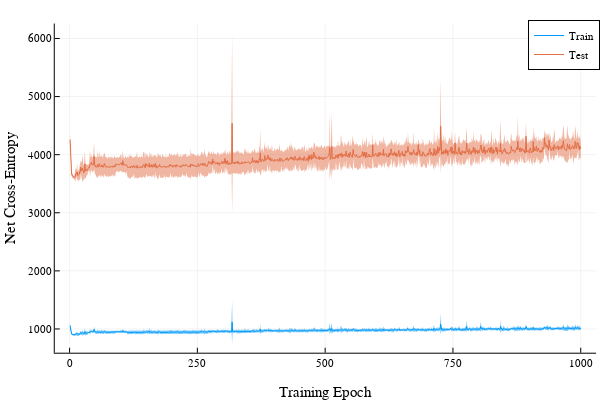

Write notebook code for a chart like this one.
### Code cell
plot_nn_cv_curves(training_results)

### Figure 1 — Plotly figure (JSON) as saved in the notebook; plotly's stock layout.template omitted (floating-point values rounded to 4 significant figures; data arrays with more than 128 entries replaced by an {"elided": "..."} marker saying what was removed)
{"data": [{"colorbar": {"title": ""}, "fill": "tozeroy", "fillcolor": "rgba(0, 154, 250, 0.500)", "legendgroup": "Train", "line": {"color": "rgba(0, 154, 250, 1.000)", "dash": "solid", "shape": "linear", "width": 0}, "mode": "lines", "name": "Train", "showlegend": false, "type": "scatter", "x": {"elided": "2000 int values"}, "xaxis": "x", "y": {"elided": "2000 float values"}, "yaxis": "y", "zmax": null, "zmin": null}, {"colorbar": {"title": ""}, "fillrange": {"elided": "2x1000 float values"}, "legendgroup": "Train", "line": {"color": "rgba(0, 154, 250, 1.000)", "dash": "solid", "shape": "linear", "width": 1}, "mode": "lines", "name": "Train", "showlegend": true, "type": "scatter", "x": {"elided": "1000 int values"}, "xaxis": "x", "y": {"elided": "1000 float values"}, "yaxis": "y", "zmax": null, "zmin": null}, {"colorbar": {"title": ""}, "fill": "tozeroy", "fillcolor": "rgba(227, 111, 71, 0.500)", "legendgroup": "Test", "line": {"color": "rgba(227, 111, 71, 1.000)", "dash": "solid", "shape": "linear", "width": 0}, "mode": "lines", "name": "Test", "showlegend": false, "type": "scatter", "x": {"elided": "2000 int values"}, "xaxis": "x", "y": {"elided": "2000 float values"}, "yaxis": "y", "zmax": null, "zmin": null}, {"colorbar": {"title": ""}, "fillrange": {"elided": "2x1000 float values"}, "legendgroup": "Test", "line": {"color": "rgba(227, 111, 71, 1.000)", "dash": "solid", "shape": "linear", "width": 1}, "mode": "lines", "name": "Test", "showlegend": true, "type": "scatter", "x": {"elided": "1000 int values"}, "xaxis": "x", "y": {"elided": "1000 float values"}, "yaxis": "y", "zmax": null, "zmin": null}], "layout": {"annotations": [], "height": 400, "legend": {"bgcolor": "rgba(255, 255, 255, 1.000)", "bordercolor": "rgba(0, 0, 0, 1.000)", "borderwidth": 1, "font": {"color": "rgba(0, 0, 0, 1.000)", "family": "sans-serif", "size": 11}, "title": {"font": {"color": "rgba(0, 0, 0, 1.000)", "family": "sans-serif", "size": 15}, "text": ""}, "tracegroupgap": 0, "traceorder": "normal", "x": 1, "xanchor": "auto", "y": 1, "yanchor": "auto"}, "margin": {"b": 20, "l": 0, "r": 0, "t": 20}, "paper_bgcolor": "rgba(255, 255, 255, 1.000)", "plot_bgcolor": "rgba(255, 255, 255, 1.000)", "showlegend": true, "width": 600, "xaxis": {"anchor": "y", "domain": [0.09128, 0.9934], "gridcolor": "rgba(0, 0, 0, 0.100)", "gridwidth": 0.5, "linecolor": "rgba(0, 0, 0, 1.000)", "mirror": false, "range": [-28.97, 1030.0], "showgrid": true, "showline": true, "showticklabels": true, "tickangle": 0, "tickcolor": "rgb(0, 0, 0)", "tickfont": {"color": "rgba(0, 0, 0, 1.000)", "family": "sans-serif", "size": 11}, "tickmode": "array", "ticks": "inside", "ticktext": ["0", "250", "500", "750", "1000"], "tickvals": [0, 250, 500, 750, 1000], "title": "Training Epoch", "titlefont": {"color": "rgba(0, 0, 0, 1.000)", "family": "sans-serif", "size": 15}, "type": "-", "visible": true, "zeroline": false, "zerolinecolor": "rgba(0, 0, 0, 1.000)"}, "yaxis": {"anchor": "x", "domain": [0.07581, 0.9902], "gridcolor": "rgba(0, 0, 0, 0.100)", "gridwidth": 0.5, "linecolor": "rgba(0, 0, 0, 1.000)", "mirror": false, "range": [591.2, 6257.0], "showgrid": true, "showline": true, "showticklabels": true, "tickangle": 0, "tickcolor": "rgb(0, 0, 0)", "tickfont": {"color": "rgba(0, 0, 0, 1.000)", "family": "sans-serif", "size": 11}, "tickmode": "array", "ticks": "inside", "ticktext": ["1000", "2000", "3000", "4000", "5000", "6000"], "tickvals": [1000, 2000, 3000, 4000, 5000, 6000], "title": "Net Cross-Entropy", "titlefont": {"color": "rgba(0, 0, 0, 1.000)", "family": "sans-serif", "size": 15}, "type": "-", "visible": true, "zeroline": false, "zerolinecolor": "rgba(0, 0, 0, 1.000)"}}}
